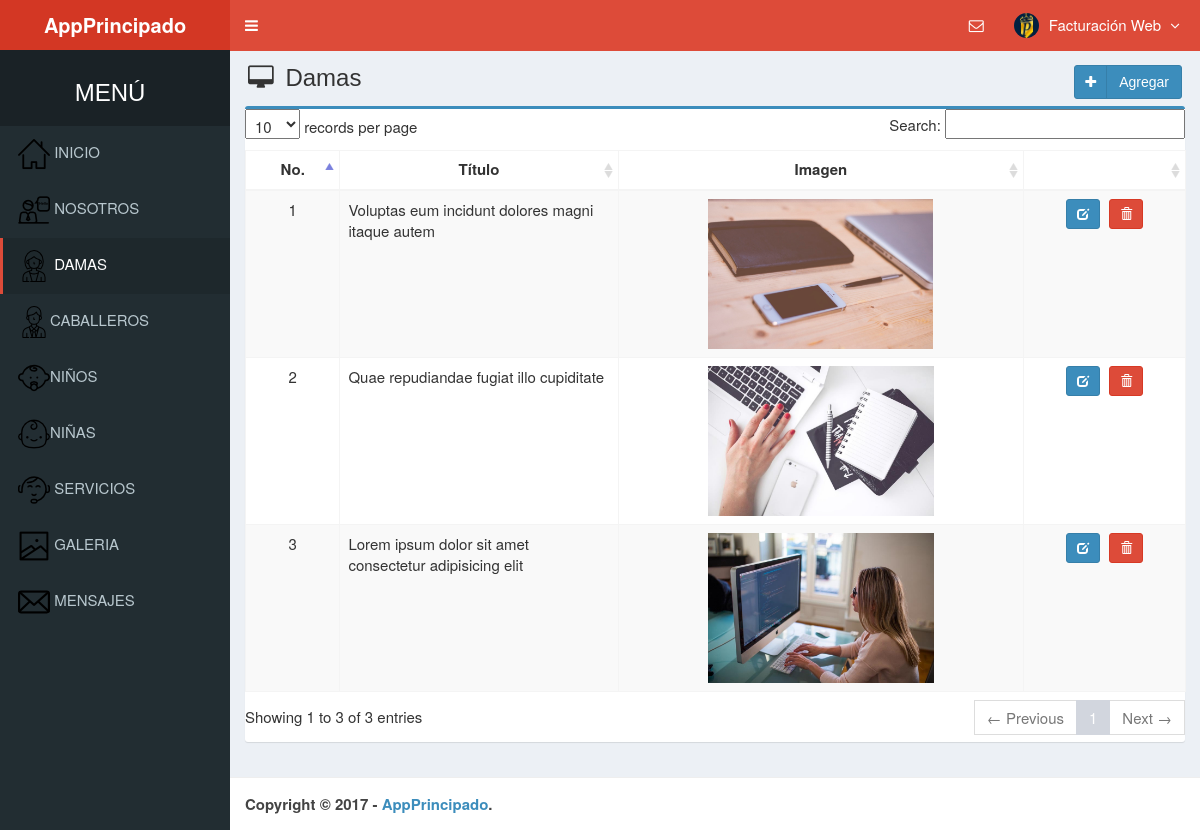
The page /admin/main.php?module=damas (signed in) on the database its author committed.
### tables this page shows
CREATE TABLE `is_damas` (
  `damas_id` int(100) NOT NULL,
  `title` varchar(255) NOT NULL,
  `image` varchar(100) NOT NULL
);

### admin/modules/damas/view.php (the view, shortened to what this page needs)
<section class="content-header">
  <h1>
    <i class="fa fa-desktop icon-title"></i> Damas
    <a class="btn btn-primary btn-social pull-right" href="?module=form_damas&form=add">
      <i class="fa fa-plus"></i> Agregar
    </a>
  </h1>
</section>
<section class="content">
  <div class="row">
    <div class="col-md-12">
      <div class="box box-primary">
          <table id="dataTables1" class="table table-bordered table-striped table-hover">
            <thead>
              <tr>
                <th class="center">No.</th>
                <th class="center">Título</th>
                <th class="center">Imagen</th>
                <th></th>
              </tr>
            </thead>
            <tbody>
            <?php
            $no = 1;
            $query = mysqli_query($mysqli, "SELECT * FROM is_damas ORDER BY damas_id DESC")
                                            or die('Hubo un error en la consulta de los datos: '.mysqli_error($mysqli));
            while ($data = mysqli_fetch_assoc($query)) {
              echo "<tr>
                      <td width='40' class='center'>$no</td>
                      <td width='150'>$data[title]</td>
                      <td width='200' class='center'>
                        <img src='../img/$data[image]' height='150'>
                      </td>
                      <td class='center' width='80'>
                        <div>
                          <a data-toggle='tooltip' data-placement='top' title='Editar' style='margin-right:5px' class='btn btn-primary btn-sm' href='?module=form_damas&form=edit&id=$data[damas_id]'>
                              <i style='color:#fff' class='glyphicon glyphicon-edit'></i>
                          </a>";
            ?>
                          <a data-toggle="tooltip" data-placement="top" title="Eliminar" class="btn btn-danger btn-sm" href="modules/damas/proses.php?act=delete&id=<?php echo $data['damas_id'];?>" onclick="return confirm('Estas seguro que quieres eliminar <?php echo $data['title']; ?> ?');">
                              <i style="color:#fff" class="glyphicon glyphicon-trash"></i>
                          </a>
            <?php
              echo "    </div>
                      </td>
                    </tr>";
              $no++;
            }
            ?>
            </tbody>
          </table>
        </div>
      </div>
    </div>
  </div>

### admin/main.php (shortened to what this page needs)
<!DOCTYPE html>
<html>
  <head>
    <link href="assets/css/bootstrap.min.css" rel="stylesheet" type="text/css" />
    <link href="assets/plugins/font-awesome-4.6.3/css/font-awesome.min.css" rel="stylesheet" type="text/css" />
    <link href="assets/plugins/datatables/dataTables.bootstrap.css" rel="stylesheet" type="text/css" />
    <link href="assets/plugins/datepicker/datepicker.min.css" rel="stylesheet" type="text/css" />
    <link href="assets/css/AdminLTE.min.css" rel="stylesheet" type="text/css" />
    <link href="assets/css/skins/skin-red.min.css" rel="stylesheet" type="text/css" />
    <link href="assets/plugins/datepicker/datepicker3.css" rel="stylesheet" type="text/css" />
    <link href="assets/css/style.css" rel="stylesheet" type="text/css" />
  </head>
  <body class="skin-red fixed">
    <div class="wrapper">
      <header class="main-header">
        <a href="?module=home" class="logo"><b> AppPrincipado</b> </a>
        <nav class="navbar navbar-static-top" role="navigation">
          <a href="#" class="sidebar-toggle" data-toggle="offcanvas" role="button">
          </a>
          <div class="navbar-custom-menu">
            <ul class="nav navbar-nav">
              <li class="dropdown messages-menu">
                <a href="#" class="dropdown-toggle" data-toggle="dropdown">
                  <i class="fa fa-envelope-o"></i>
                </a>
              </li>
              <?php include "top-menu.php" ?>
            </ul>
          </div>
        </nav>
      </header>
      <aside class="main-sidebar">
        <section class="sidebar">
            <?php include "sidebar-menu.php" ?>
        </section>
      </aside>
      <div class="content-wrapper">
        <?php include "content.php" ?>
      </div>
      <footer class="main-footer">
        <strong>Copyright &copy; 2017 - <a href="">AppPrincipado</a>.</strong>
      </footer>
  </body>
</html>

### admin/top-menu.php (shortened to what this page needs)
<li class="dropdown user user-menu">
  <a href="#" class="dropdown-toggle" data-toggle="dropdown">
    <img src="../img/prince.jpg" class="user-image" alt="User Image"/>
    <span class="hidden-xs"><?php echo $_SESSION['fullname']; ?> <i style="margin-left:5px" class="fa fa-angle-down"></i></span>
  </a>
</li>

### admin/sidebar-menu.php
   <ul class="sidebar-menu">
       <li class="header" style="color: #fff"><h3 align="center">MENÚ</h3></li>
<?php
if ($_GET["module"]=="home") { ?>
	<li class="active">
		<a href="?module=home"><img src="../img/house-outline.png"> INICIO </a>
  	</li>
<?php
}
else { ?>
	<li>
		<a href="?module=home"><img src="../img/house-outline.png"> INICIO </a>
  	</li>
<?php
}
if ($_GET["module"]=="about") { ?>
	<li class="active">
		<a href="?module=about"><img src="../img/english-receptionist.png">NOSOTROS </a>
  	</li>
<?php
}
else { ?>
	<li>
		<a href="?module=about"><img src="../img/english-receptionist.png"> NOSOTROS </a>
  	</li>
<?php
}
if ($_GET["module"]=="damas" || $_GET["module"]=="form_damas") { ?>
	<li class="active">
		<a href="?module=damas"><img src="../img/woman.png"> DAMAS</a>
  	</li>
<?php
}
else { ?>
	<li>
		<a href="?module=damas"><img src="../img/woman.png"> DAMAS</a>
  	</li>
<?php
}
if ($_GET["module"]=="caballeros" || $_GET["module"]=="form_caballeros") { ?>
	<li class="active">
		<a href="?module=caballeros"><img src="../img/man.png">CABALLEROS</a>
  	</li>
<?php
}
else { ?>
	<li>
		<a href="?module=caballeros"><img src="../img/man.png">CABALLEROS</a>
  	</li>
<?php
}
if ($_GET["module"]=="ninos" || $_GET["module"]=="form_ninos") { ?>
	<li class="active">
		<a href="?module=ninos"><img src="../img/baby-head-outline-with-pacifier.png">NIÑOS</a>
  	</li>
<?php
}
else { ?>
	<li>
		<a href="?module=ninos"><img src="../img/baby-head-outline-with-pacifier.png">NIÑOS</a>
  	</li>
<?php
}
if ($_GET["module"]=="ninas" || $_GET["module"]=="form_ninas") { ?>
	<li class="active">
		<a href="?module=ninas"><img src="../img/smiling-baby.png">NIÑAS</a>
  	</li>
<?php
}
else { ?>
	<li>
		<a href="?module=ninas"><img src="../img/smiling-baby.png">NIÑAS</a>
  	</li>
<?php
}
if ($_GET["module"]=="service") { ?>
	<li class="active">
		<a href="?module=service"><img src="../img/operator-avatar.png"> SERVICIOS </a>
  	</li>
<?php
}
else { ?>
	<li>
		<a href="?module=service"><img src="../img/operator-avatar.png"> SERVICIOS </a>
  	</li>
<?php
}
if ($_GET["module"]=="galeria") { ?>
	<li class="active">
		<a href="?module=galeria"><img src="../img/gallery.png"> GALERIA </a>
  	</li>
<?php
}
else { ?>
	<li>
		<a href="?module=galeria"><img src="../img/gallery.png"> GALERIA </a>
  	</li>
<?php
}
if ($_GET["module"]=="message" || $_GET["module"]=="form_message") { ?>
	<li class="active">
		<a href="?module=message"><img src="../img/letter.png"> MENSAJES </a>
  	</li>
<?php
}
else { ?>
	<li>
		<a href="?module=message"><img src="../img/letter.png"> MENSAJES </a>
  	</li>
<?php
}
?>
</ul>

### admin/content.php (shortened to what this page needs)
<?php
require_once "../config/database.php";
if (empty($_SESSION['username']) && empty($_SESSION['password'])){
	echo "<meta http-equiv='refresh' content='0; url=index.php?alert=1'>";
}
else {
	if ($_GET['module'] == 'home') {
		include "modules/home/view.php";
	}
	elseif ($_GET['module'] == 'about') {
		include "modules/about/view.php";
	}
	elseif ($_GET['module'] == 'service') {
		include "modules/service/view.php";
	}
	elseif ($_GET['module'] == 'damas') {
		include "modules/damas/view.php";
	}
	elseif ($_GET['module'] == 'form_damas') {
		include "modules/damas/form.php";
	}
	elseif ($_GET['module'] == 'caballeros') {
		include "modules/caballeros/view.php";
	}
	elseif ($_GET['module'] == 'form_caballeros') {
		include "modules/caballeros/form.php";
	}
	elseif ($_GET['module'] == 'ninos') {
		include "modules/ninos/view.php";
	}
	elseif ($_GET['module'] == 'form_ninos') {
		include "modules/ninos/form.php";
	}
	elseif ($_GET['module'] == 'ninas') {
		include "modules/ninas/view.php";
	}
	elseif ($_GET['module'] == 'form_ninas') {
		include "modules/ninas/form.php";
	}
	elseif ($_GET['module'] == 'galeria') {
		include "modules/galeria/view.php";
	}
	elseif ($_GET['module'] == 'form_galeria') {
		include "modules/galeria/form.php";
	}
	elseif ($_GET['module'] == 'message') {
		include "modules/message/view.php";
	}
	elseif ($_GET['module'] == 'form_message') {
		include "modules/message/form.php";
	}
	elseif ($_GET['module'] == 'password') {
		include "modules/password/view.php";
	}
}
?>

### admin/assets/css/style.css (style rules this page uses)
.btn-social *:first-child { border-right: 1px solid rgba(0, 0, 0, 0.1); bottom: 0; font-size: 1em !important; left: 0; line-height: 32px !important; position: absolute; text-align: center; top: 0; width: 32px !important; }
.content-header { padding: 15px 18px 0; position: relative; }
.center { text-align:center; }
.icon-title { margin-right: 5px; }
body { background-color: #fff; color: #333; font-size: 15px; line-height: 1.42857; }

### rows shown on the page
is_damas: title "Voluptas eum incidunt dolores magni itaque autem", image (picture)
is_damas: title "Quae repudiandae fugiat illo cupiditate", image (picture)
is_damas: title "Lorem ipsum dolor sit amet consectetur adipisicing elit", image (picture)

### other values the page prints
$_SESSION['fullname'] "Facturación Web"
